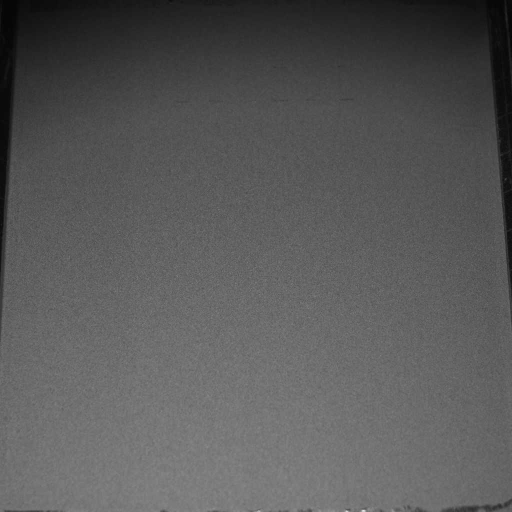
#> input picture data/Deformation_With_Scratch/converted_ 0008.jpg, 1024 x 1024 px (shown at 1/2 size); its folder holds only this picture in this run
$ python data_augmentation.py
#> lines starting #> are read from the running program, lines starting #| are printed output that depends on the picture
import cv2
import os

save_dir = './preprocess_data/'

image_size =(224,224)


if not os.path.isdir(save_dir):
    os.mkdir(save_dir)

for classifi in os.listdir('./data/'):
    print(classifi)
    class_dir =save_dir+classifi+'/'

    if not os.path.isdir(class_dir):
        os.mkdir(class_dir)

    for image in os.listdir('./data/'+classifi):
        print('./data/'+classifi+image)
        img = cv2.imread('./data/'+classifi+'/'+image)
#> img is the input picture: shape (1024, 1024, 3); min 3, max 229, mean 88.6
        img = cv2.resize(img,image_size)
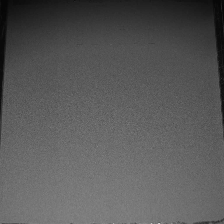
#> img: shape (224, 224, 3); min 4, max 208, mean 88.6
        print(img.shape)
#| (224, 224, 3)
        cv2.imwrite(class_dir+image,img)
        # rotate 90 degree
        img = cv2.rotate(img,cv2.ROTATE_90_CLOCKWISE)
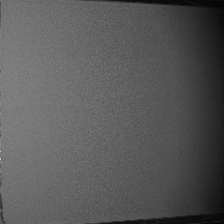
#> img: shape (224, 224, 3); min 4, max 208, mean 88.6
        cv2.imwrite(class_dir+'90'+image,img)
        # rotate 180 degree
        img = cv2.rotate(img,cv2.ROTATE_90_CLOCKWISE)
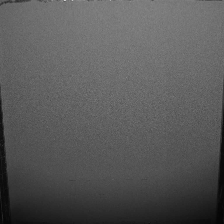
#> img: shape (224, 224, 3); min 4, max 208, mean 88.6
        cv2.imwrite(class_dir+'180'+image,img)
        # rotate 270 degree
        img = cv2.rotate(img,cv2.ROTATE_90_CLOCKWISE)
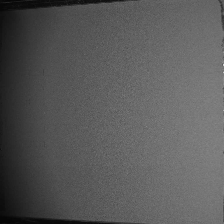
#> img: shape (224, 224, 3); min 4, max 208, mean 88.6
        cv2.imwrite(class_dir+'270'+image,img)
#> pass 2 of the loop `for classifi in os.listdir('./data/'):`:
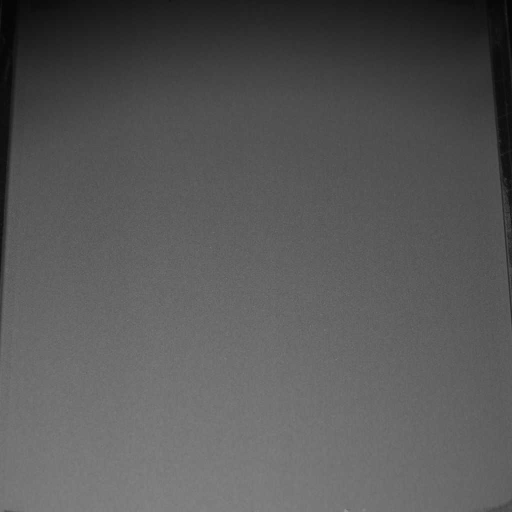
#> input picture data/No_Defect/converted_ 0000.jpg, 1024 x 1024 px (shown at 1/2 size)
#> img is the input picture: shape (1024, 1024, 3); min 3, max 156, mean 87.9
#| (224, 224, 3)
#> `img = cv2.rotate(img,cv2.ROTATE_90_CLOCKWISE)`:
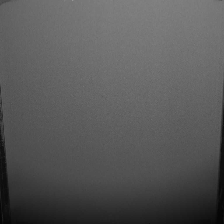
#> img: shape (224, 224, 3); min 4, max 149, mean 87.8
#> `img = cv2.rotate(img,cv2.ROTATE_90_CLOCKWISE)`:
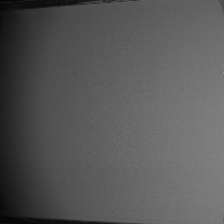
#> img: shape (224, 224, 3); min 4, max 149, mean 87.8
